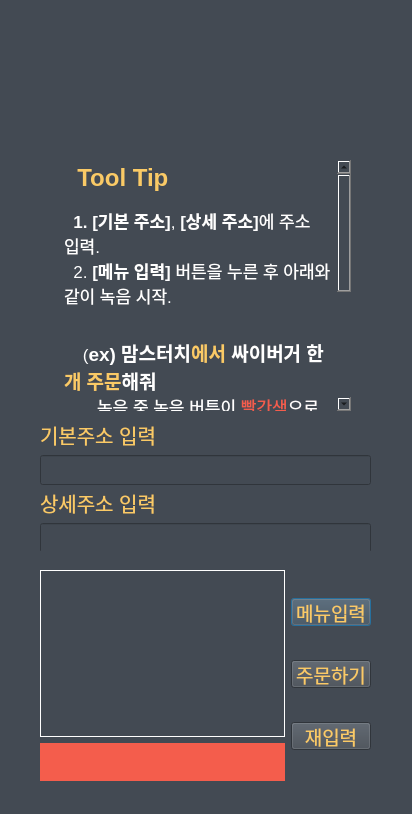
<?xml version="1.0" encoding="UTF-8"?>
<ui version="4.0">
 <class>dialog</class>
 <widget class="QDialog" name="dialog">
  <property name="geometry">
   <rect>
    <x>0</x>
    <y>0</y>
    <width>412</width>
    <height>814</height>
   </rect>
  </property>
  <property name="windowTitle">
   <string>Dialog</string>
  </property>
  <property name="styleSheet">
   <string notr="true">background-color : #434a53;</string>
  </property>
  <widget class="QWidget" name="verticalLayoutWidget">
   <property name="geometry">
    <rect>
     <x>40</x>
     <y>420</y>
     <width>331</width>
     <height>131</height>
    </rect>
   </property>
   <layout class="QVBoxLayout" name="verticalLayout_3">
    <item>
     <widget class="QLabel" name="label_adrs1">
      <property name="sizeIncrement">
       <size>
        <width>0</width>
        <height>0</height>
       </size>
      </property>
      <property name="font">
       <font>
        <pointsize>15</pointsize>
        <kerning>false</kerning>
       </font>
      </property>
      <property name="styleSheet">
       <string notr="true">color:#FACA66;</string>
      </property>
      <property name="text">
       <string>기본주소 입력</string>
      </property>
     </widget>
    </item>
    <item>
     <widget class="QLineEdit" name="input_adrs1">
      <property name="enabled">
       <bool>true</bool>
      </property>
      <property name="minimumSize">
       <size>
        <width>0</width>
        <height>30</height>
       </size>
      </property>
      <property name="styleSheet">
       <string notr="true">color: white;</string>
      </property>
      <property name="text">
       <string/>
      </property>
     </widget>
    </item>
    <item>
     <widget class="QLabel" name="label_adrs2">
      <property name="font">
       <font>
        <pointsize>15</pointsize>
        <kerning>false</kerning>
       </font>
      </property>
      <property name="styleSheet">
       <string notr="true">color:#FACA66;</string>
      </property>
      <property name="text">
       <string>상세주소 입력</string>
      </property>
     </widget>
    </item>
    <item>
     <widget class="QLineEdit" name="input_adrs2">
      <property name="minimumSize">
       <size>
        <width>0</width>
        <height>30</height>
       </size>
      </property>
      <property name="styleSheet">
       <string notr="true">color : white;</string>
      </property>
     </widget>
    </item>
   </layout>
  </widget>
  <widget class="QWidget" name="layoutWidget">
   <property name="geometry">
    <rect>
     <x>40</x>
     <y>570</y>
     <width>331</width>
     <height>211</height>
    </rect>
   </property>
   <layout class="QHBoxLayout" name="horizontalLayout">
    <item>
     <layout class="QVBoxLayout" name="verticalLayout_2">
      <item>
       <widget class="QTextBrowser" name="textbrow_Test">
        <property name="minimumSize">
         <size>
          <width>0</width>
          <height>0</height>
         </size>
        </property>
        <property name="maximumSize">
         <size>
          <width>16777215</width>
          <height>1499982</height>
         </size>
        </property>
        <property name="font">
         <font>
          <pointsize>14</pointsize>
         </font>
        </property>
        <property name="styleSheet">
         <string notr="true">padding: 8px;
border : 1px solid white;
color : white;</string>
        </property>
        <property name="html">
         <string>&lt;!DOCTYPE HTML PUBLIC &quot;-//W3C//DTD HTML 4.0//EN&quot; &quot;http://www.w3.org/TR/REC-html40/strict.dtd&quot;&gt;
&lt;html&gt;&lt;head&gt;&lt;meta name=&quot;qrichtext&quot; content=&quot;1&quot; /&gt;&lt;style type=&quot;text/css&quot;&gt;
p, li { white-space: pre-wrap; }
&lt;/style&gt;&lt;/head&gt;&lt;body style=&quot; font-family:'.AppleSystemUIFont'; font-size:14pt; font-weight:400; font-style:normal;&quot;&gt;
&lt;p align=&quot;center&quot; style=&quot;-qt-paragraph-type:empty; margin-top:0px; margin-bottom:0px; margin-left:0px; margin-right:0px; -qt-block-indent:0; text-indent:0px; font-family:'.AppleSystemUIFont'; font-size:13pt;&quot;&gt;&lt;br /&gt;&lt;/p&gt;
&lt;p align=&quot;center&quot; style=&quot;-qt-paragraph-type:empty; margin-top:0px; margin-bottom:0px; margin-left:0px; margin-right:0px; -qt-block-indent:0; text-indent:0px; font-family:'.AppleSystemUIFont'; font-size:13pt;&quot;&gt;&lt;br /&gt;&lt;/p&gt;
&lt;p align=&quot;center&quot; style=&quot;-qt-paragraph-type:empty; margin-top:0px; margin-bottom:0px; margin-left:0px; margin-right:0px; -qt-block-indent:0; text-indent:0px; font-family:'.AppleSystemUIFont'; font-size:13pt;&quot;&gt;&lt;br /&gt;&lt;/p&gt;
&lt;p align=&quot;center&quot; style=&quot;-qt-paragraph-type:empty; margin-top:0px; margin-bottom:0px; margin-left:0px; margin-right:0px; -qt-block-indent:0; text-indent:0px; font-family:'.AppleSystemUIFont'; font-size:13pt;&quot;&gt;&lt;br /&gt;&lt;/p&gt;&lt;/body&gt;&lt;/html&gt;</string>
        </property>
       </widget>
      </item>
      <item>
       <widget class="QGraphicsView" name="box_record">
        <property name="minimumSize">
         <size>
          <width>0</width>
          <height>38</height>
         </size>
        </property>
        <property name="maximumSize">
         <size>
          <width>16777215</width>
          <height>58</height>
         </size>
        </property>
        <property name="autoFillBackground">
         <bool>false</bool>
        </property>
        <property name="styleSheet">
         <string notr="true">background-color : #F45D4C;
border:none;


</string>
        </property>
        <property name="frameShadow">
         <enum>QFrame::Plain</enum>
        </property>
        <property name="interactive">
         <bool>true</bool>
        </property>
        <property name="alignment">
         <set>Qt::AlignCenter</set>
        </property>
       </widget>
      </item>
     </layout>
    </item>
    <item>
     <layout class="QVBoxLayout" name="verticalLayout">
      <property name="leftMargin">
       <number>0</number>
      </property>
      <item>
       <widget class="QPushButton" name="btn_Start">
        <property name="font">
         <font>
          <pointsize>14</pointsize>
         </font>
        </property>
        <property name="styleSheet">
         <string notr="true">color:#FACA66;
height: 20px;</string>
        </property>
        <property name="text">
         <string>메뉴입력</string>
        </property>
       </widget>
      </item>
      <item>
       <widget class="QPushButton" name="btn_Search">
        <property name="font">
         <font>
          <pointsize>14</pointsize>
         </font>
        </property>
        <property name="styleSheet">
         <string notr="true">color:#FACA66;
height: 20px;</string>
        </property>
        <property name="text">
         <string>주문하기</string>
        </property>
       </widget>
      </item>
      <item>
       <widget class="QPushButton" name="btn_reStart">
        <property name="font">
         <font>
          <pointsize>14</pointsize>
         </font>
        </property>
        <property name="styleSheet">
         <string notr="true">color:#FACA66;
height: 20px;</string>
        </property>
        <property name="text">
         <string>재입력</string>
        </property>
       </widget>
      </item>
     </layout>
    </item>
   </layout>
  </widget>
  <widget class="QLabel" name="label_head">
   <property name="geometry">
    <rect>
     <x>20</x>
     <y>30</y>
     <width>371</width>
     <height>91</height>
    </rect>
   </property>
   <property name="minimumSize">
    <size>
     <width>0</width>
     <height>24</height>
    </size>
   </property>
   <property name="font">
    <font>
     <family>JejuGothicOTF</family>
     <pointsize>26</pointsize>
     <weight>50</weight>
     <bold>false</bold>
    </font>
   </property>
   <property name="styleSheet">
    <string notr="true"/>
   </property>
   <property name="text">
    <string/>
   </property>
   <property name="alignment">
    <set>Qt::AlignCenter</set>
   </property>
  </widget>
  <widget class="QTextBrowser" name="textBrowser">
   <property name="geometry">
    <rect>
     <x>60</x>
     <y>160</y>
     <width>291</width>
     <height>251</height>
    </rect>
   </property>
   <property name="styleSheet">
    <string notr="true">color:balck;
border:none;</string>
   </property>
   <property name="html">
    <string>&lt;!DOCTYPE HTML PUBLIC &quot;-//W3C//DTD HTML 4.0//EN&quot; &quot;http://www.w3.org/TR/REC-html40/strict.dtd&quot;&gt;
&lt;html&gt;&lt;head&gt;&lt;meta name=&quot;qrichtext&quot; content=&quot;1&quot; /&gt;&lt;style type=&quot;text/css&quot;&gt;
p, li { white-space: pre-wrap; }
&lt;/style&gt;&lt;/head&gt;&lt;body style=&quot; font-family:'.AppleSystemUIFont'; font-size:13pt; font-weight:400; font-style:normal;&quot;&gt;
&lt;p style=&quot; margin-top:16px; margin-bottom:16px; margin-left:0px; margin-right:0px; -qt-block-indent:0; text-indent:0px;&quot;&gt;&lt;span style=&quot; font-family:'.AppleSystemUIFont'; font-size:18pt; font-weight:600; color:#faca66;&quot;&gt;  Tool Tip&lt;/span&gt;&lt;/p&gt;
&lt;p style=&quot; margin-top:16px; margin-bottom:16px; margin-left:0px; margin-right:0px; -qt-block-indent:0; text-indent:0px;&quot;&gt;&lt;span style=&quot; font-family:'Helvetica Neue'; font-weight:600; color:#ffffff;&quot;&gt;  1. [&lt;/span&gt;&lt;span style=&quot; font-family:'Apple SD Gothic Neo'; font-weight:600; color:#ffffff;&quot;&gt;기본&lt;/span&gt;&lt;span style=&quot; font-family:'Helvetica Neue'; font-weight:600; color:#ffffff;&quot;&gt; &lt;/span&gt;&lt;span style=&quot; font-family:'Apple SD Gothic Neo'; font-weight:600; color:#ffffff;&quot;&gt;주소&lt;/span&gt;&lt;span style=&quot; font-family:'Helvetica Neue'; font-weight:600; color:#ffffff;&quot;&gt;]&lt;/span&gt;&lt;span style=&quot; font-family:'Helvetica Neue'; color:#ffffff;&quot;&gt;, &lt;/span&gt;&lt;span style=&quot; font-family:'Helvetica Neue'; font-weight:600; color:#ffffff;&quot;&gt;[&lt;/span&gt;&lt;span style=&quot; font-family:'Apple SD Gothic Neo'; font-weight:600; color:#ffffff;&quot;&gt;상세&lt;/span&gt;&lt;span style=&quot; font-family:'Helvetica Neue'; font-weight:600; color:#ffffff;&quot;&gt; &lt;/span&gt;&lt;span style=&quot; font-family:'Apple SD Gothic Neo'; font-weight:600; color:#ffffff;&quot;&gt;주소&lt;/span&gt;&lt;span style=&quot; font-family:'Helvetica Neue'; font-weight:600; color:#ffffff;&quot;&gt;]&lt;/span&gt;&lt;span style=&quot; font-family:'Apple SD Gothic Neo'; color:#ffffff;&quot;&gt;에&lt;/span&gt;&lt;span style=&quot; font-family:'Helvetica Neue'; color:#ffffff;&quot;&gt; &lt;/span&gt;&lt;span style=&quot; font-family:'Apple SD Gothic Neo'; color:#ffffff;&quot;&gt;주소&lt;/span&gt;&lt;span style=&quot; font-family:'Helvetica Neue'; color:#ffffff;&quot;&gt; &lt;/span&gt;&lt;span style=&quot; font-family:'Apple SD Gothic Neo'; color:#ffffff;&quot;&gt;입력&lt;/span&gt;&lt;span style=&quot; font-family:'Helvetica Neue'; color:#ffffff;&quot;&gt;.&lt;br /&gt;  2. &lt;/span&gt;&lt;span style=&quot; font-family:'Helvetica Neue'; font-weight:600; color:#ffffff;&quot;&gt;[&lt;/span&gt;&lt;span style=&quot; font-family:'Apple SD Gothic Neo'; font-weight:600; color:#ffffff;&quot;&gt;메뉴&lt;/span&gt;&lt;span style=&quot; font-family:'Helvetica Neue'; font-weight:600; color:#ffffff;&quot;&gt; &lt;/span&gt;&lt;span style=&quot; font-family:'Apple SD Gothic Neo'; font-weight:600; color:#ffffff;&quot;&gt;입력&lt;/span&gt;&lt;span style=&quot; font-family:'Helvetica Neue'; font-weight:600; color:#ffffff;&quot;&gt;]&lt;/span&gt;&lt;span style=&quot; font-family:'Helvetica Neue'; color:#ffffff;&quot;&gt; &lt;/span&gt;&lt;span style=&quot; font-family:'Apple SD Gothic Neo'; color:#ffffff;&quot;&gt;버튼을&lt;/span&gt;&lt;span style=&quot; font-family:'Helvetica Neue'; color:#ffffff;&quot;&gt; &lt;/span&gt;&lt;span style=&quot; font-family:'Apple SD Gothic Neo'; color:#ffffff;&quot;&gt;누른&lt;/span&gt;&lt;span style=&quot; font-family:'Helvetica Neue'; color:#ffffff;&quot;&gt; &lt;/span&gt;&lt;span style=&quot; font-family:'Apple SD Gothic Neo'; color:#ffffff;&quot;&gt;후&lt;/span&gt;&lt;span style=&quot; font-family:'Helvetica Neue'; color:#ffffff;&quot;&gt; &lt;/span&gt;&lt;span style=&quot; font-family:'Apple SD Gothic Neo'; color:#ffffff;&quot;&gt;아래와&lt;/span&gt;&lt;span style=&quot; font-family:'Helvetica Neue'; color:#ffffff;&quot;&gt; &lt;/span&gt;&lt;span style=&quot; font-family:'Apple SD Gothic Neo'; color:#ffffff;&quot;&gt;같이 녹음 시작.&lt;/span&gt;&lt;span style=&quot; font-family:'Helvetica Neue'; font-size:9pt;&quot;&gt;&lt;br /&gt;         &lt;/span&gt;&lt;/p&gt;
&lt;p style=&quot; margin-top:16px; margin-bottom:16px; margin-left:0px; margin-right:0px; -qt-block-indent:0; text-indent:0px;&quot;&gt;&lt;span style=&quot; font-family:'Helvetica Neue';&quot;&gt;    &lt;/span&gt;&lt;span style=&quot; font-family:'Helvetica Neue'; color:#ffffff;&quot;&gt;(&lt;/span&gt;&lt;span style=&quot; font-family:'Helvetica Neue'; font-size:14pt; font-weight:600; color:#ffffff;&quot;&gt;ex) &lt;/span&gt;&lt;span style=&quot; font-family:'Apple SD Gothic Neo'; font-size:14pt; font-weight:600; color:#ffffff;&quot;&gt;맘스터치&lt;/span&gt;&lt;span style=&quot; font-family:'Apple SD Gothic Neo'; font-size:14pt; font-weight:600; color:#faca66;&quot;&gt;에서&lt;/span&gt;&lt;span style=&quot; font-family:'Helvetica Neue'; font-size:14pt; font-weight:600; color:#ffffff;&quot;&gt; &lt;/span&gt;&lt;span style=&quot; font-family:'Apple SD Gothic Neo'; font-size:14pt; font-weight:600; color:#ffffff;&quot;&gt;싸이버거&lt;/span&gt;&lt;span style=&quot; font-family:'Helvetica Neue'; font-size:14pt; font-weight:600; color:#ffffff;&quot;&gt; &lt;/span&gt;&lt;span style=&quot; font-family:'Apple SD Gothic Neo'; font-size:14pt; font-weight:600; color:#ffffff;&quot;&gt;한 &lt;/span&gt;&lt;span style=&quot; font-family:'Apple SD Gothic Neo'; font-size:14pt; font-weight:600; color:#faca66;&quot;&gt;개&lt;/span&gt;&lt;span style=&quot; font-family:'Helvetica Neue'; font-size:14pt; font-weight:600; color:#ffffff;&quot;&gt; &lt;/span&gt;&lt;span style=&quot; font-family:'Apple SD Gothic Neo'; font-size:14pt; font-weight:600; color:#faca66;&quot;&gt;주문&lt;/span&gt;&lt;span style=&quot; font-family:'Apple SD Gothic Neo'; font-size:14pt; font-weight:600; color:#ffffff;&quot;&gt;해줘&lt;/span&gt;&lt;span style=&quot; font-family:'Helvetica Neue';&quot;&gt;&lt;br /&gt;       &lt;/span&gt;&lt;span style=&quot; font-family:'Apple SD Gothic Neo'; color:#ffffff;&quot;&gt;녹음 중 녹음 버튼이&lt;/span&gt;&lt;span style=&quot; font-family:'Helvetica Neue'; color:#ffffff;&quot;&gt; &lt;/span&gt;&lt;span style=&quot; font-family:'Apple SD Gothic Neo'; color:#f45d4c;&quot;&gt;빨간색&lt;/span&gt;&lt;span style=&quot; font-family:'Apple SD Gothic Neo'; color:#fffcfc;&quot;&gt;으로&lt;/span&gt;&lt;span style=&quot; font-family:'Helvetica Neue'; color:#fffcfc;&quot;&gt; &lt;/span&gt;&lt;span style=&quot; font-family:'Apple SD Gothic Neo'; color:#fffcfc;&quot;&gt;유지되고&lt;/span&gt;&lt;span style=&quot; font-family:'Helvetica Neue';&quot;&gt;&lt;br /&gt;       &lt;/span&gt;&lt;span style=&quot; font-family:'Apple SD Gothic Neo'; color:#ffffff;&quot;&gt;녹음 버튼이&lt;/span&gt;&lt;span style=&quot; font-family:'Helvetica Neue'; color:#ffffff;&quot;&gt; &lt;/span&gt;&lt;span style=&quot; font-family:'Helvetica Neue';&quot;&gt; &lt;/span&gt;&lt;span style=&quot; font-family:'Apple SD Gothic Neo'; color:#60b99a;&quot;&gt;초록색&lt;/span&gt;&lt;span style=&quot; font-family:'Apple SD Gothic Neo'; color:#f4fffb;&quot;&gt;으로&lt;/span&gt;&lt;span style=&quot; font-family:'Helvetica Neue'; color:#f4fffb;&quot;&gt; &lt;/span&gt;&lt;span style=&quot; font-family:'Apple SD Gothic Neo'; color:#f4fffb;&quot;&gt;바뀌면&lt;/span&gt;&lt;span style=&quot; font-family:'Helvetica Neue'; color:#f4fffb;&quot;&gt; 녹음 완료&lt;/span&gt;&lt;/p&gt;
&lt;p style=&quot; margin-top:16px; margin-bottom:16px; margin-left:0px; margin-right:0px; -qt-block-indent:0; text-indent:0px;&quot;&gt;&lt;span style=&quot; font-family:'Helvetica Neue'; color:#ffffff;&quot;&gt;&lt;br /&gt;  3. &lt;/span&gt;&lt;span style=&quot; font-family:'Apple SD Gothic Neo'; color:#ffffff;&quot;&gt;주문 내용과&lt;/span&gt;&lt;span style=&quot; font-family:'Helvetica Neue'; color:#ffffff;&quot;&gt; &lt;/span&gt;&lt;span style=&quot; font-family:'Apple SD Gothic Neo'; color:#ffffff;&quot;&gt;다르면&lt;/span&gt;&lt;span style=&quot; font-family:'Helvetica Neue'; color:#ffffff;&quot;&gt; &lt;/span&gt;&lt;span style=&quot; font-family:'Helvetica Neue'; font-weight:600; color:#ffffff;&quot;&gt;[&lt;/span&gt;&lt;span style=&quot; font-family:'Apple SD Gothic Neo'; font-weight:600; color:#ffffff;&quot;&gt;재입력&lt;/span&gt;&lt;span style=&quot; font-family:'Helvetica Neue'; font-weight:600; color:#ffffff;&quot;&gt;]&lt;/span&gt;&lt;span style=&quot; font-family:'Helvetica Neue'; color:#ffffff;&quot;&gt; &lt;/span&gt;&lt;span style=&quot; font-family:'Apple SD Gothic Neo'; color:#ffffff;&quot;&gt;을&lt;/span&gt;&lt;span style=&quot; font-family:'Helvetica Neue'; color:#ffffff;&quot;&gt; &lt;/span&gt;&lt;span style=&quot; font-family:'Apple SD Gothic Neo'; color:#ffffff;&quot;&gt;눌러&lt;/span&gt;&lt;span style=&quot; font-family:'Helvetica Neue'; color:#ffffff;&quot;&gt; &lt;/span&gt;&lt;span style=&quot; font-family:'Apple SD Gothic Neo'; color:#ffffff;&quot;&gt;다시&lt;/span&gt;&lt;span style=&quot; font-family:'Helvetica Neue'; color:#ffffff;&quot;&gt; &lt;/span&gt;&lt;span style=&quot; font-family:'Apple SD Gothic Neo'; color:#ffffff;&quot;&gt;녹음&lt;/span&gt;&lt;span style=&quot; font-family:'Helvetica Neue'; color:#ffffff;&quot;&gt;.&lt;br /&gt;  4. &lt;/span&gt;&lt;span style=&quot; font-family:'Apple SD Gothic Neo'; color:#ffffff;&quot;&gt;주문 내용이&lt;/span&gt;&lt;span style=&quot; font-family:'Helvetica Neue'; color:#ffffff;&quot;&gt; &lt;/span&gt;&lt;span style=&quot; font-family:'Apple SD Gothic Neo'; color:#ffffff;&quot;&gt;맞으면&lt;/span&gt;&lt;span style=&quot; font-family:'Helvetica Neue'; color:#ffffff;&quot;&gt; &lt;/span&gt;&lt;span style=&quot; font-family:'Helvetica Neue'; font-weight:600; color:#ffffff;&quot;&gt;[&lt;/span&gt;&lt;span style=&quot; font-family:'Apple SD Gothic Neo'; font-weight:600; color:#ffffff;&quot;&gt;주문하기&lt;/span&gt;&lt;span style=&quot; font-family:'Helvetica Neue'; font-weight:600; color:#ffffff;&quot;&gt;]&lt;/span&gt;&lt;span style=&quot; font-family:'Helvetica Neue'; color:#ffffff;&quot;&gt; &lt;/span&gt;&lt;span style=&quot; font-family:'Apple SD Gothic Neo'; color:#ffffff;&quot;&gt;를&lt;/span&gt;&lt;span style=&quot; font-family:'Helvetica Neue'; color:#ffffff;&quot;&gt; &lt;/span&gt;&lt;span style=&quot; font-family:'Apple SD Gothic Neo'; color:#ffffff;&quot;&gt;눌러&lt;/span&gt;&lt;span style=&quot; font-family:'Helvetica Neue'; color:#ffffff;&quot;&gt; &lt;/span&gt;&lt;span style=&quot; font-family:'Apple SD Gothic Neo'; color:#ffffff;&quot;&gt;주문 시작&lt;/span&gt;&lt;span style=&quot; font-family:'Helvetica Neue'; color:#ffffff;&quot;&gt;.&lt;/span&gt;&lt;/p&gt;&lt;/body&gt;&lt;/html&gt;</string>
   </property>
  </widget>
 </widget>
 <resources/>
 <connections/>
</ui>
